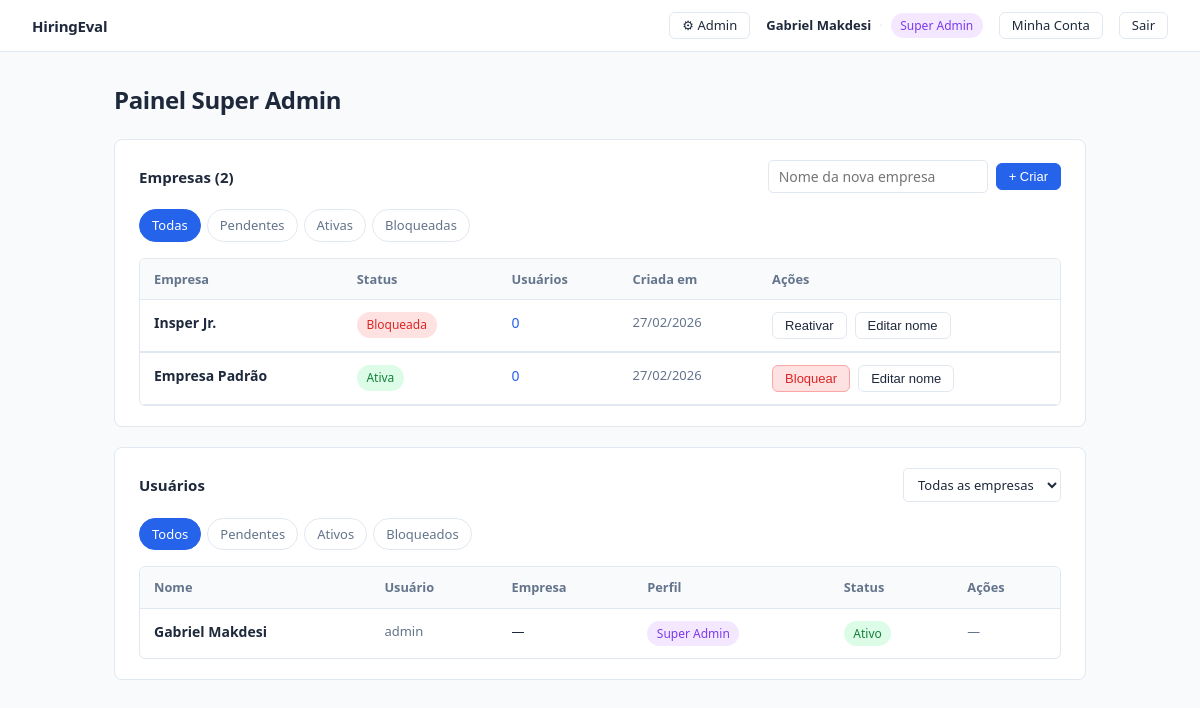
The page /admin (signed in) on the database its author committed.
### models.py (models this page shows)
class User(Base):
    __tablename__ = "users"
    id = Column(Integer, primary_key=True, index=True)
    company_id = Column(Integer, ForeignKey("companies.id"), nullable=True)  # null for superadmin
    username = Column(String(255), nullable=False, unique=True)
    name = Column(String(255), nullable=False)
    password_hash = Column(String(255), nullable=False)
    role = Column(String(50), nullable=False, default="avaliador")  # avaliador | admin | superadmin
    status = Column(String(20), nullable=False, default="active")
    is_active = Column(Boolean, default=True)
    created_at = Column(DateTime, default=datetime.utcnow)
    company = relationship("Company", back_populates="users")

class Company(Base):
    __tablename__ = "companies"
    id = Column(Integer, primary_key=True, index=True)
    name = Column(String(255), nullable=False, unique=True)
    status = Column(String(20), nullable=False, default="active")
    is_active = Column(Boolean, default=True)
    created_at = Column(DateTime, default=datetime.utcnow)
    users = relationship("User", back_populates="company")
    jobs = relationship("Job", back_populates="company")

### main.py (the view)
@app.get("/admin", response_class=HTMLResponse)
def painel_admin(
    request: Request,
    empresa_id: int = None,
    status_filter: str = "todos",
    actual_user: User = Depends(require_superadmin),
    db: Session = Depends(get_db),
):
    empresas = db.query(Company).order_by(Company.created_at.desc()).all()
    q = db.query(User).order_by(User.created_at.desc())
    if empresa_id:
        q = q.filter(User.company_id == empresa_id)
    if status_filter != "todos":
        q = q.filter(User.status == status_filter)
    usuarios = q.all()
    selected_company = db.query(Company).filter(Company.id == empresa_id).first() if empresa_id else None
    return templates.TemplateResponse(
        "admin/dashboard.html",
        ctx(
            request, actual_user,
            empresas=empresas,
            usuarios=usuarios,
            empresa_id=empresa_id,
            status_filter=status_filter,
            selected_company=selected_company,
        ),
    )

### templates/admin/dashboard.html (shortened to what this page needs)
{% extends "base.html" %}
{% block content %}
<div class="page-header">
  <h1>Painel Super Admin</h1>
</div>
<div class="section">
  <div class="section-header">
    <span class="section-title">Empresas ({{ empresas | length }})</span>
    <form method="post" action="/admin/empresas" style="display:flex; gap:0.5rem; align-items:center;">
      <input type="text" name="nome" placeholder="Nome da nova empresa" required
             style="padding:0.375rem 0.625rem; border:1px solid var(--border); border-radius:5px; font-size:0.875rem; font-family:inherit; color:var(--text); background:var(--surface); width:220px;">
      <button type="submit" class="btn btn-sm btn-primary">+ Criar</button>
    </form>
  </div>
  <div class="filter-tabs">
    <a href="/admin" class="filter-tab {% if not status_filter or status_filter == 'todos' %}active{% endif %}">Todas</a>
    <a href="/admin?status_filter=pending" class="filter-tab {% if status_filter == 'pending' %}active{% endif %}">
      Pendentes
      {% set pending_count = empresas | selectattr('status', 'equalto', 'pending') | list | length %}
    </a>
    <a href="/admin?status_filter=active" class="filter-tab {% if status_filter == 'active' %}active{% endif %}">Ativas</a>
    <a href="/admin?status_filter=blocked" class="filter-tab {% if status_filter == 'blocked' %}active{% endif %}">Bloqueadas</a>
  </div>
  {% set filtered_empresas = empresas if (not status_filter or status_filter == 'todos') else empresas | selectattr('status', 'equalto', status_filter) | list %}
  {% if filtered_empresas %}
  <div class="table-container">
    <table>
      <thead>
        <tr>
          <th>Empresa</th>
          <th>Status</th>
          <th>Usuários</th>
          <th>Criada em</th>
          <th>Ações</th>
        </tr>
      </thead>
      <tbody>
        {% for empresa in filtered_empresas %}
        <tr id="row-emp-{{ empresa.id }}">
          <td style="font-weight:600;">{{ empresa.name }}</td>
          <td>
            {% if empresa.status == 'active' %}
              <span class="badge badge-green">Ativa</span>
            {% elif empresa.status == 'pending' %}
              <span class="badge badge-orange">Pendente</span>
            {% else %}
              <span class="badge badge-red">Bloqueada</span>
            {% endif %}
          </td>
          <td>
            <a href="/admin?empresa_id={{ empresa.id }}" style="color:var(--accent);">
              {{ empresa.users | length }}
            </a>
          </td>
          <td class="text-muted" style="font-size:0.8125rem;">
            {{ empresa.created_at.strftime('%d/%m/%Y') if empresa.created_at else '—' }}
          </td>
          <td>
            <div class="action-cell">
              {% if empresa.status == 'pending' %}
                <form method="post" action="/admin/empresas/{{ empresa.id }}/status" class="inline-form">
                  <input type="hidden" name="novo_status" value="active">
                  <button type="submit" class="btn btn-sm btn-primary">Aprovar</button>
                </form>
                <form method="post" action="/admin/empresas/{{ empresa.id }}/status" class="inline-form">
                  <input type="hidden" name="novo_status" value="blocked">
                  <button type="submit" class="btn btn-sm btn-danger">Bloquear</button>
                </form>
              {% elif empresa.status == 'active' %}
                <form method="post" action="/admin/empresas/{{ empresa.id }}/status" class="inline-form"
                      onsubmit="return confirm('Bloquear empresa {{ empresa.name }}?')">
                  <button type="submit" class="btn btn-sm btn-danger">Bloquear</button>
                </form>
              {% else %}
                <form method="post" action="/admin/empresas/{{ empresa.id }}/status" class="inline-form">
                  <button type="submit" class="btn btn-sm btn-ghost">Reativar</button>
                </form>
              {% endif %}
              <button type="button" class="btn btn-sm btn-ghost"
                      onclick="toggleEdit('edit-emp-{{ empresa.id }}')">Editar nome</button>
            </div>
          </td>
        </tr>
        <tr>
          <td colspan="5" style="padding:0;">
          </td>
        </tr>
        {% endfor %}
      </tbody>
    </table>
  </div>
  {% else %}
    <p class="text-muted" style="font-size:0.875rem; padding:0.5rem 0;">Nenhuma empresa neste filtro.</p>
  {% endif %}
</div>
<div class="section">
  <div class="section-header">
    <span class="section-title">
      Usuários
    </span>
    <form method="get" action="/admin" style="display:flex; gap:0.5rem; align-items:center;">
      <select name="empresa_id" onchange="this.form.submit()"
              style="padding:0.375rem 0.625rem; border:1px solid var(--border); border-radius:5px; font-size:0.8125rem; font-family:inherit; color:var(--text); background:var(--surface);">
        <option value="">Todas as empresas</option>
      </select>
    </form>
  </div>
  <div class="filter-tabs">
    <a href="/admin{% if empresa_id %}?empresa_id={{ empresa_id }}{% endif %}"
       class="filter-tab {% if not status_filter or status_filter == 'todos' %}active{% endif %}">Todos</a>
    <a href="/admin?status_filter=pending{% if empresa_id %}&empresa_id={{ empresa_id }}{% endif %}"
       class="filter-tab {% if status_filter == 'pending' %}active{% endif %}">
      Pendentes
      {% set pu = usuarios | selectattr('status', 'equalto', 'pending') | list | length %}
    </a>
    <a href="/admin?status_filter=active{% if empresa_id %}&empresa_id={{ empresa_id }}{% endif %}"
       class="filter-tab {% if status_filter == 'active' %}active{% endif %}">Ativos</a>
    <a href="/admin?status_filter=blocked{% if empresa_id %}&empresa_id={{ empresa_id }}{% endif %}"
       class="filter-tab {% if status_filter == 'blocked' %}active{% endif %}">Bloqueados</a>
  </div>
  {% if usuarios %}
  <div class="table-container">
    <table>
      <thead>
        <tr>
          <th>Nome</th>
          <th>Usuário</th>
          <th>Empresa</th>
          <th>Perfil</th>
          <th>Status</th>
          <th>Ações</th>
        </tr>
      </thead>
      <tbody>
        {% for u in usuarios %}
        <tr>
          <td style="font-weight:600; white-space:nowrap;">{{ u.name }}</td>
          <td class="text-muted" style="font-size:0.8125rem;">{{ u.username }}</td>
          <td style="font-size:0.8125rem;">
            {% if u.company %}
              <a href="/admin?empresa_id={{ u.company.id }}" style="color:var(--text-muted);">{{ u.company.name }}</a>
            {% else %}—{% endif %}
          </td>
          <td>
            {% if u.role == 'superadmin' %}
              <span class="badge badge-purple">Super Admin</span>
            {% elif u.role == 'admin' %}
              <span class="badge badge-indigo">Admin</span>
            {% else %}
              <span class="badge badge-gray">Avaliador</span>
            {% endif %}
          </td>
          <td>
            {% if u.status == 'active' %}
              <span class="badge badge-green">Ativo</span>
            {% elif u.status == 'pending' %}
              <span class="badge badge-orange">Pendente</span>
            {% else %}
              <span class="badge badge-red">Bloqueado</span>
            {% endif %}
          </td>
          <td>
            <div class="action-cell">
              {% if u.role != 'superadmin' %}
                {% if u.status == 'pending' %}
                  <form method="post" action="/admin/usuarios/{{ u.id }}/status" class="inline-form">
                    <input type="hidden" name="novo_status" value="active">
                    <button type="submit" class="btn btn-sm btn-primary">Aprovar</button>
                  </form>
                  <form method="post" action="/admin/usuarios/{{ u.id }}/status" class="inline-form">
                    <input type="hidden" name="novo_status" value="blocked">
                    <button type="submit" class="btn btn-sm btn-danger">Bloquear</button>
                  </form>
                {% elif u.status == 'active' %}
                  <form method="post" action="/admin/impersonar/{{ u.id }}" class="inline-form">
                    <button type="submit" class="btn btn-sm btn-ghost">Entrar como</button>
                  </form>
                  <form method="post" action="/admin/usuarios/{{ u.id }}/status" class="inline-form"
                        onsubmit="return confirm('Bloquear {{ u.name }}?')">
                    <input type="hidden" name="novo_status" value="blocked">
                    <button type="submit" class="btn btn-sm btn-danger">Bloquear</button>
                  </form>
                {% else %}
                  <form method="post" action="/admin/usuarios/{{ u.id }}/status" class="inline-form">
                    <input type="hidden" name="novo_status" value="active">
                    <button type="submit" class="btn btn-sm btn-ghost">Reativar</button>
                  </form>
                {% endif %}
              {% else %}
                <span class="text-muted" style="font-size:0.8rem;">—</span>
              {% endif %}
            </div>
          </td>
        </tr>
        {% endfor %}
      </tbody>
    </table>
  </div>
  {% else %}
    <p class="text-muted" style="font-size:0.875rem; padding:0.5rem 0;">Nenhum usuário encontrado.</p>
  {% endif %}
</div>
{% endblock %}

### templates/base.html (shortened to what this page needs)
<!DOCTYPE html>
<html lang="pt-BR">
<head>
  <link rel="stylesheet" href="/static/style.css">
</head>
<body>
  <nav class="navbar">
    <a href="/" class="nav-brand">HiringEval</a>
    {% if user %}
    <div class="nav-right">
      {% if user.role == 'superadmin' and not is_impersonating %}
        <a href="/admin" class="btn btn-sm btn-ghost">⚙ Admin</a>
      {% endif %}
      <div class="nav-user-info">
        <span class="nav-user-name">{{ user.name }}</span>
        <span class="nav-divider">·</span>
        {% if user.role == 'superadmin' %}
          <span class="badge badge-purple">Super Admin</span>
        {% elif user.role == 'admin' %}
          <span class="badge badge-indigo">Admin</span>
        {% else %}
          <span class="badge badge-gray">Avaliador</span>
        {% endif %}
      </div>
      <a href="/conta" class="btn btn-sm btn-ghost">Minha Conta</a>
      <a href="/logout" class="btn btn-sm btn-ghost">Sair</a>
    </div>
    {% endif %}
  </nav>
  <main class="container">
    {% block content %}{% endblock %}
  </main>
</body>
</html>

### rows shown on the page
User: name "Gabriel Makdesi", username "admin", role "Super Admin", status "Ativo"
Company: name "Insper Jr.", status "Bloqueada", users|length "0", created_at "27/02/2026"
Company: name "Empresa Padrão", status "Ativa", users|length "0", created_at "27/02/2026"

### other values the page prints
{{ empresas | length }} "2"
